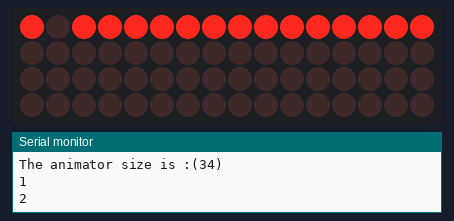
The sketch below on a simulated Arduino Mega 2560, built with avr-gcc and run on an emulated ATmega2560. On the bench: 16×4 LED matrix, the last lines printed to the serial monitor. Wiring (inferred from the names in the program): LED cube drawn one layer per row (orientation assumed): layers pin 40, pin 42, pin 41, pin 43; columns pin 22, pin 24, pin 26, pin 28, pin 30, pin 32, pin 34, pin 36, pin 23, pin 25, pin 27, pin 29, pin 31, pin 33, pin 35, pin 37.

Above: at 0.33 s.
At 1.05 s:
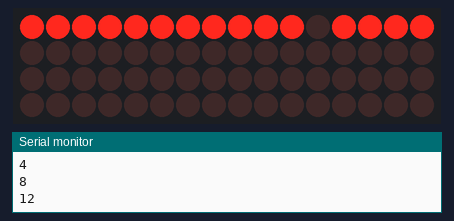
At 1.77 s:
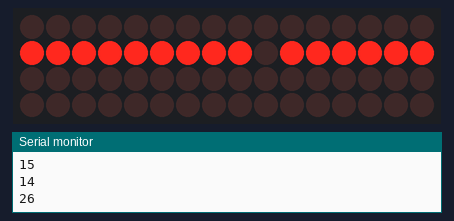
At 3.21 s:
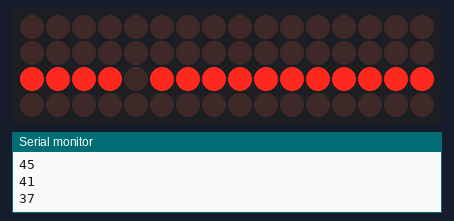
At 4.65 s:
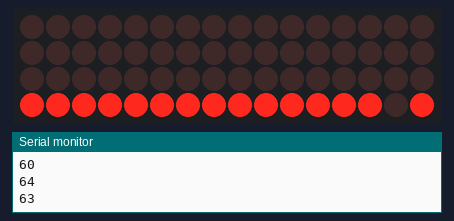
At 6.2 s:
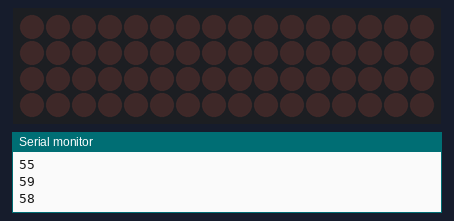

Measured:
- by itself, everything shown: repeats every 7.0 s, in 35 steps
- what the display in image 5 shows lasts 0.9 s, from 6.2 s to 7.1 s

The sketch:

cube21.ino
```cpp
#define CUBESIZE 4
#define PLANESIZE CUBESIZE*CUBESIZE
#define PLANETIME 3333
#define TIMECONST 20
#define delaytime  180
#define anisize 34


int LEDPin[] = {
  22, 24, 26, 28, 30, 32, 34, 36, 23, 25, 27, 29, 31, 33, 35, 37};
int PlanePin[] = {
  40, 42, 41, 43};
int nowpos = 0 ;
int nowlayer = 0 ;
int lastpos = 0 ;
int lastlayer = 0 ;
int animator[]={
  1,2,3,4,8,12,16,15,14,26,22,23,27,
  47,46,45,41,37,33,34,35,36,56,60,64,
  63,62,61,57,53,54,55,59,58}
;


void setup()
{
  Serial.begin(9600);
  Serial.println("program start here");
  int pin;
  for (pin=0; pin< PLANESIZE; pin++)
  {
    pinMode( LEDPin[pin], OUTPUT );
   }
  for (pin=0; pin<CUBESIZE; pin++)
  {
        pinMode( PlanePin[pin], OUTPUT );
     }
  initall();
}
void loop()
{
  int ani = 0 ;
  int layer=0 ;
  int pos= 0 ;
    Serial.print("The animator size is :(");
    Serial.print(sizeof(animator)/2);
    Serial.print(")\n");
  for (ani = 0 ; ani < sizeof(animator)/2; ani ++)
  {
      Serial.println(animator[ani]);
    nowlayer = (int)((animator[ani]-1)/16) ;
    nowpos = (animator[ani]-1) %16 ;

    // now turn on leds
    digitalWrite( PlanePin[nowlayer],HIGH );
    digitalWrite( LEDPin[nowpos], LOW );
    lastlayer = nowlayer ;
    lastpos = nowpos ;
    delay(delaytime);
    // now turn off leds
    digitalWrite( PlanePin[lastlayer], LOW );
    digitalWrite( LEDPin[lastpos], HIGH );
  }
    initall();
    delay(900);
}


void initall()
{
  int pin;

  for (pin=0; pin<CUBESIZE; pin++)
  {
    digitalWrite( PlanePin[pin], LOW );
  }

    for (pin=0; pin<PLANESIZE; pin++)
  {
    digitalWrite( LEDPin[pin], HIGH );
  }


}
```
